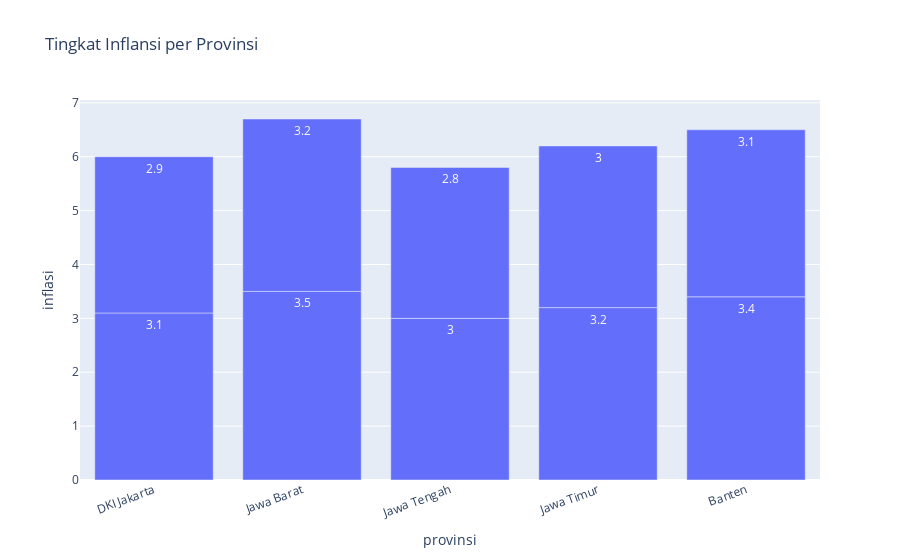

Notebook code for this chart:
### Markdown cell above
Inflansi per Provinsi

### Code cell
fig_inflasi = px.bar(
    df,
    x="provinsi",
    y="inflasi",
    title="Tingkat Inflansi per Provinsi",
    text="inflasi"
)
fig_inflasi.update_layout(xaxis_tickangle=-20)
fig_inflasi.show()

### Figure 1 — Plotly figure (JSON) as saved in the notebook; plotly's stock layout.template omitted (floating-point values rounded to 4 significant figures)
{"data": [{"hovertemplate": "provinsi=%{x}<br>inflasi=%{text}<extra></extra>", "legendgroup": "", "marker": {"color": "#636efa", "pattern": {"shape": ""}}, "name": "", "orientation": "v", "showlegend": false, "text": [3.1, 3.5, 3.0, 3.2, 3.4, 2.9, 3.2, 2.8, 3.0, 3.1], "textposition": "auto", "x": ["DKI Jakarta", "Jawa Barat", "Jawa Tengah", "Jawa Timur", "Banten", "DKI Jakarta", "Jawa Barat", "Jawa Tengah", "Jawa Timur", "Banten"], "xaxis": "x", "y": [3.1, 3.5, 3.0, 3.2, 3.4, 2.9, 3.2, 2.8, 3.0, 3.1], "yaxis": "y", "type": "bar"}], "layout": {"xaxis": {"anchor": "y", "domain": [0.0, 1.0], "title": {"text": "provinsi"}, "tickangle": -20}, "yaxis": {"anchor": "x", "domain": [0.0, 1.0], "title": {"text": "inflasi"}}, "legend": {"tracegroupgap": 0}, "title": {"text": "Tingkat Inflansi per Provinsi"}, "barmode": "relative"}}
